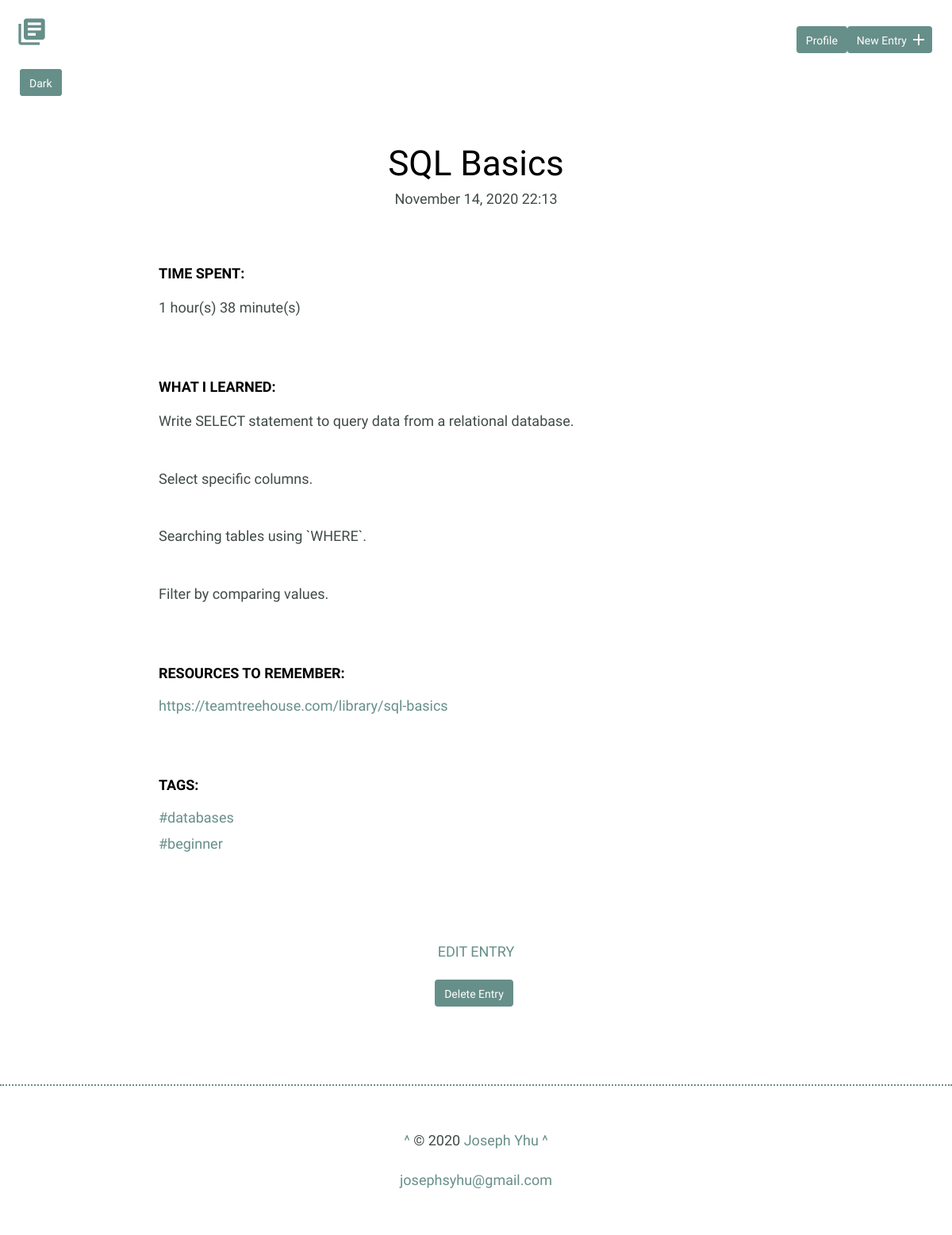
The page /detail_l.php?id=52 on the database its author committed.
### tables this page shows
CREATE TABLE "entries" (
	"id"	INTEGER NOT NULL PRIMARY KEY AUTOINCREMENT,
	"title"	TEXT NOT NULL,
	"date"	TEXT NOT NULL,
	"time"	TEXT NOT NULL,
	"time_spent_h"	INTEGER NOT NULL,
	"time_spent_m"	INTEGER NOT NULL,
	"learned"	BLOB NOT NULL,
	"resources"	BLOB
);

### inc/functions.php (called while the page is built, shortened)
<?php
function get_tags($entry_id) {
    include 'connection.php';
    $sql = 'SELECT tag FROM tags ';
    $sql .= 'JOIN entry_tag ON tags.id = entry_tag.tag_id ';
    $sql .= 'JOIN entries ON entry_tag.entry_id = entries.id ';
    $sql .= 'WHERE entries.id = :entry_id';
    try {
        $results = $db->prepare($sql);
        $results->bindValue('entry_id', $entry_id, PDO::PARAM_INT);
        $results->execute();
    } catch (Exception $e) {
        echo "Error: " . $e->getMessage() . "<br>";
        return array();
    }
    return $results->fetchAll(PDO::FETCH_COLUMN, 0);
}
function get_entry($entry_id) {
    include 'connection.php';
    $sql = "SELECT * FROM entries WHERE id = :id";
    try {
        $results = $db->prepare($sql);
        $results->bindValue('id', $entry_id, PDO::PARAM_INT);
        $results->execute();
    } catch (Exception $e) {
        echo "Error: " . $e->getMessage() . "<br>";
        return false;
    }
    return $results->fetch();
}

### detail_l.php (the view, shortened to what this page needs)
<?php
require 'inc/functions.php';
$id = filter_input(INPUT_GET, 'id', FILTER_SANITIZE_NUMBER_INT);
$item = get_entry($id);
include 'inc/header_l.php';
?>
    <section>
      <div class="container">
        <a href="detail.php?id=<?php echo $id; ?>" class="button">Dark</a>
        <div class="entry-list single">
          <article>
            <h1><?php echo $item['title']; ?></h1>
            <time datetime="<?php $item['date'] . " " . $item['time']; ?>"><?php echo date('F d, Y H:i', strtotime($item['date'] . " " . $item['time'])); ?></time>
            <div class='entry'>
              <h3>Time Spent: </h3>
              <p><?php echo $item['time_spent_h'] . " hour(s) " . $item['time_spent_m'] . " minute(s)"; ?></p>
            </div>
            <div class='entry'>
              <h3>What I Learned:</h3>
              <?php foreach (explode("\n", $item['learned']) as $learned) {
                  echo "<p>" . $learned . "</p>";
              }
              ?>
            </div>
            <div class='entry'>
              <h3>Resources to Remember:</h3>
              <?php
              if (isset($item['resources'])) {
                  echo "<ul>";
                  foreach (explode(',', $item['resources']) as $resource) {
                      if (stripos(trim($resource), 'http://') === 0 or stripos(trim($resource), 'https://') === 0) {
                          echo "<li><a href='" . strtolower(trim($resource)) . "' target='_blank'>" . strtolower(trim($resource)) . "</a></li>";
                      } else {
                          echo "<li>" . trim($resource) . "</li>";
                      }
                  }
                  echo "</ul>";
              }
              ?>
            </div>
            <div class='entry'>
              <h3>Tags:</h3>
              <?php
              $tags = get_tags($id);
              echo "<ul>";
              foreach ($tags as $tag) {
                  echo "<li><a href='tags_l.php?tag=" . $tag . "'>#" . $tag . "</a></li>";
              }
              echo "</ul>";
              ?>
            </div>
          </article>
        </div>
      </div>
      <div class="edit">
        <p><a href="edit_l.php?id=<?php echo $id; ?>">Edit Entry</a></p>
        <p><input type="submit" class="button" value="Delete Entry" onclick="confirmDelete()"></p>
      </div>
    </section>
<?php include 'inc/footer.php'; ?>

### css/site_l.css (style rules this page uses)
body { font-size: 16px; color: #404a49; font-family: 'Cousine', serif; font-weight: 400; }
.container { margin: 0 auto; padding: 0 25px; }
a { text-decoration: none; }
.button { padding: 8px 10px 6px 10px; background: #678f89; border: 2px solid #678f89; border-radius: 4px; text-decoration: none; color: #fff; position: relative; text-align: center; font-size: 14px; }
h1, h2, h3 { margin: 0; font-weight: 400; line-height: 1em; color: #000; }
h1 { font-size: 44px; margin-bottom: 12px; text-align: center; }
h3 { font-size: 18px; font-family: 'Work Sans', serif; font-weight: 600; text-transform: uppercase; }
p { line-height: 1.8em; font-size: 18px; }
p a { padding: 0; color: #678f89; }
ul { padding: 0; }
ul li { line-height: 1.8em; font-size: 18px; list-style-type: none; }
ul li a { line-height: 1.8em; color: #678f89; }
.entry-list, .edit-entry, .new-entry { max-width: 800px; margin: 0 auto; padding: 70px 0 150px 0; }
.entry-list article { margin-bottom: 70px; text-align: center; }
.entry-list article:last-child { margin-bottom: 0; }
.entry-list.single { padding-bottom: 70px; }
.entry-list.single time { font-size: 18px; }
.entry { max-width: 800px; margin: 75px auto 0 auto; text-align: left; }
.entry p { margin-bottom: 40px; }
.edit { padding-bottom: 80px; text-align: center; margin: 0 auto; }
.edit a { font-weight: 400; text-transform: uppercase; font-size: 18px; }
input[type=submit] { margin-right: 5px; }

### rows shown on the page
entries: title "SQL Basics", date+time "November 14, 2020 22:13", time_spent_h "1", time_spent_m "38", learned "Write SELECT statement to query data from a relational database.", learned "Select specific columns.", learned "Searching tables using `WHERE`.", learned "Filter by comparing values.", resources "https://teamtreehouse.com/library/sql-basics"

### other values the page prints
$tag "databases"
$tag "beginner"
